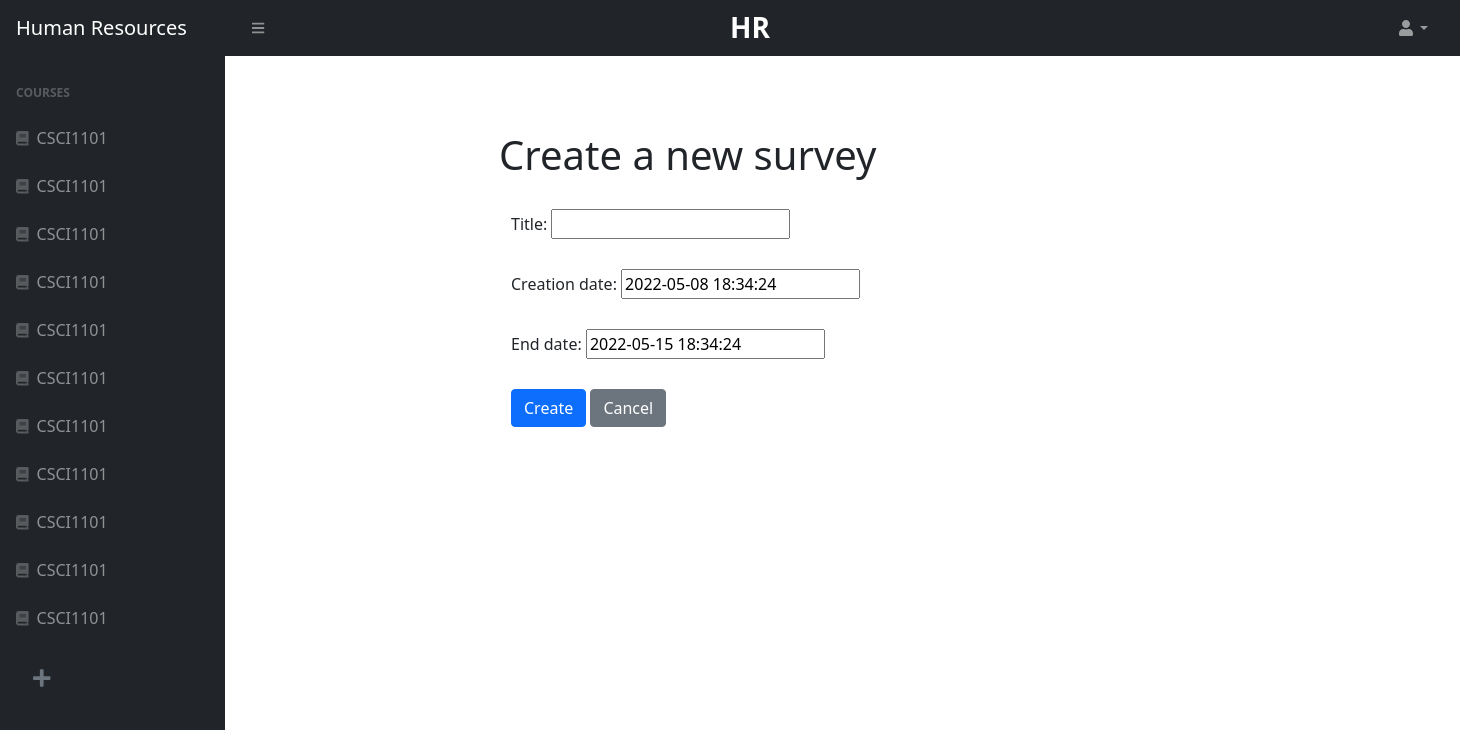
Screenshot of /27/create_assessment/ (signed in) with the database file from the repository.
### courses/models.py (models this page shows)
class Course(models.Model):
	SEMESTERS = (
		('FALL', 'Fall'),
		('SPRING', 'Spring'),
		('SUMMER', 'Summer'),
		('WINTER', 'Winter')
	)
	name = models.CharField(max_length=120, blank=False)
	semester 	= models.CharField(max_length=10, choices=SEMESTERS)
	year 		= models.DecimalField(max_digits=5,decimal_places=0, blank=False)
	code 		= models.CharField(max_length=30, blank=False)
	course_id 	= models.AutoField(primary_key=True)
	professor = models.EmailField(max_length=120)

### assessments/views.py (the view)
# urls.py: path('<int:course_pk>/create_assessment/', assessment_views.create_assessment, name='create_assessment'),
@login_required
def create_assessment(request, course_pk):
    if request.method == "POST":
        form = PeerAssessmentForm(request.POST)
        if form.is_valid():
            peer_assessment = form.save(commit=False)
            peer_assessment.creator = request.user
            peer_assessment.course_id = course_pk
            peer_assessment.save()
            return redirect("edit_assessment", pk=peer_assessment.id, course_pk = course_pk)
    else:
        form = PeerAssessmentForm()
    data = {
        "course_list": get_user_registrations(request),
        "invitations": get_user_invitations(request),
        "current_course_name": Course.objects.get(course_id=course_pk).name,
        "current_course": course_pk,
        "form": form,
        "course_pk": course_pk
    }
    return render(request, "assessments/create_assessment.html", data)

### assessments/forms.py
class PeerAssessmentForm(forms.ModelForm):
    class Meta:
        model = PeerAssessment
        fields = ["title", "creation_date", "end_date"]

### assessments/models.py (called while the page is built)
def get_week_ahead():
    return datetime.today() + timedelta(days=7)

### assessments/views.py (called while the page is built)
def get_user_registrations(request):
    if request.user.is_staff:
        registrations = Course.objects.filter(professor=request.user.email)
    else:
        registrations = Registration.objects.filter(student=request.user.email)
    return registrations

def get_user_invitations(request):
    invitations = []
    if not request.user.is_staff:
        invitations = Invitation.objects.filter(student=request.user.email)
    return invitations

### assessments/templates/assessments/create_assessment.html (shortened to what this page needs)
{% extends "users/home.html" %}
{% load static %}
{% load crispy_forms_tags %}
{% block course_header %}
<div class="col">
    <h1 style="font-size: 1.75rem;" style="align-items:center" class="navbar-brand d-md-inline-block ms-auto">
        <strong>{{current_course_name}}</strong></h1>
</div>
<ul class="navbar-nav ms-auto ms-md-0 me-3 me-lg-4">
    <li class="nav-item dropdown">
        <a class="nav-link dropdown-toggle" id="navbarDropdown" href="#" role="button" data-bs-toggle="dropdown"
            aria-expanded="false"><i class="fas fa-user fa-fw"></i></a>
    </li>
</ul>
{% endblock %}
{% block core_content %}
<div style="margin-left: 250px; margin-top: 75px;" class="container-fluid px-4">
    <div class="ui center aligned basic very padded segment">
        <h1 style="margin-bottom: 30px;" class="ui header">Create a new survey</h1>
        <div class="ui container left aligned">
            <form class="ui form {% if form.errors %}error{% endif %}" method="post" novalidate>
                {% for field in form %}
                <div style="margin-bottom: 30px;" class="field {% if field.errors %}error{% endif %}">
                    <label>{{ field.label_tag }}</label>
                    {{ field }}
                </div>
                {% endfor %}
                <button type="submit" class="btn btn-primary">Create</button>
                <a class="btn btn-secondary" href="{% url 'assessments_list' course_pk%}">
                    Cancel
                </a>
            </form>
        </div>
    </div>
</div>
{% endblock %}

### users/templates/users/home.html (shortened to what this page needs)
{% load static %}
{% load crispy_forms_tags %}
<!DOCTYPE html>
<html lang="en">
    <head>
        <link rel="stylesheet"  href="{%  static  'css/styles.css'  %}">
        <link href="https://cdn.jsdelivr.net/npm/simple-datatables@latest/dist/style.css" rel="stylesheet" />
    </head>
    <body class="sb-nav-fixed">
        <nav class="sb-topnav navbar navbar-expand navbar-dark bg-dark">
            <div class="col-2">
                <a class="navbar-brand ps-3" href="/">Human Resources</a>
            </div>
            <div class="col-4">
                <button class="btn btn-link btn-sm order-1 order-lg-0 me-4 me-lg-0" id="sidebarToggle" href="#!"><i class="fas fa-bars"></i></button>
            </div>
            {% block course_header %}{% endblock %}
        </nav>
        <div id="layoutSidenav">
            <div id="layoutSidenav_nav">
                <nav class="sb-sidenav accordion sb-sidenav-dark" id="sidenavAccordion">
                    <div class="sb-sidenav-menu">
                        <div class="nav">
                            <div class="sb-sidenav-menu-heading">Courses</div>
                            {% for course in course_list %}
                            <a class="nav-link" href="{% url 'assessments_list' course.course_id %}">
                                <div class="sb-nav-link-icon"><i class="fas fa-solid fa-book"></i></div>
                                {{ course.name }}
                            </a>
                            {% empty %}
                            <div style="margin-left:5%">No courses for this user</div>
                            {% endfor %}
                            {% if user.is_staff%}
                            <a class = "nav-link" href="{% url 'create_course' %}">
                                <button class="btn btn-transparent btn-lg">
                                    <i style="color:#6c757d" class="fas fa-solid fa-plus"></i>
                                </button>
                            </a>
                            {% endif %}
                        </div>
                    </div>
                </nav>
            </div>
            <div id="layoutSidenav_content">
                <main>
                    {% block core_content %}{% endblock %}
                </main>
            </div>
        </div>
    </body>
</html>

### rows the page displays
Course: name "HR"
Course: name "CSCI1101"
Course: name "CSCI1101"
Course: name "CSCI1101"
Course: name "CSCI1101"
Course: name "CSCI1101"
Course: name "CSCI1101"
Course: name "CSCI1101"
Course: name "CSCI1101"
Course: name "CSCI1101"
Course: name "CSCI1101"
Course: name "CSCI1101"

### other values shown
{{ field.label_tag }} "Title:" "Creation date:" "End date:"
